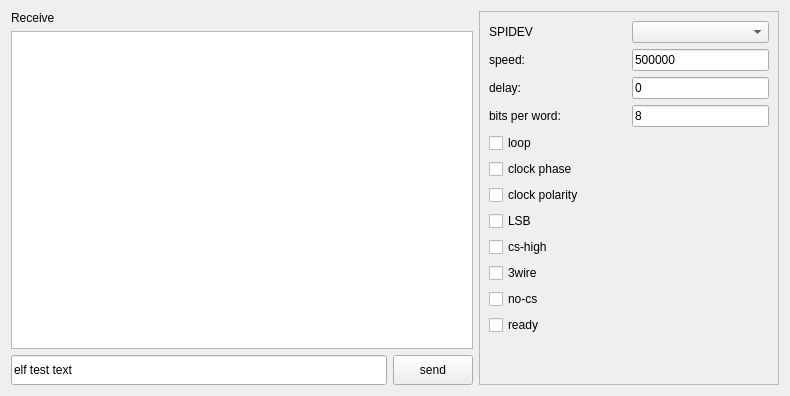
<?xml version="1.0" encoding="UTF-8"?>
<ui version="4.0">
 <class>SpiWidget</class>
 <widget class="QWidget" name="SpiWidget">
  <property name="geometry">
   <rect>
    <x>0</x>
    <y>0</y>
    <width>790</width>
    <height>396</height>
   </rect>
  </property>
  <property name="windowTitle">
   <string>Form</string>
  </property>
  <layout class="QHBoxLayout" name="horizontalLayout">
   <item>
    <layout class="QGridLayout" name="gridLayout">
     <item row="2" column="1">
      <widget class="QPushButton" name="sendBtn">
       <property name="sizePolicy">
        <sizepolicy hsizetype="Preferred" vsizetype="Preferred">
         <horstretch>0</horstretch>
         <verstretch>0</verstretch>
        </sizepolicy>
       </property>
       <property name="minimumSize">
        <size>
         <width>0</width>
         <height>30</height>
        </size>
       </property>
       <property name="text">
        <string>send</string>
       </property>
      </widget>
     </item>
     <item row="1" column="0" colspan="2">
      <widget class="QTextEdit" name="editrecv"/>
     </item>
     <item row="2" column="0">
      <widget class="QLineEdit" name="editsend">
       <property name="sizePolicy">
        <sizepolicy hsizetype="Expanding" vsizetype="Preferred">
         <horstretch>0</horstretch>
         <verstretch>0</verstretch>
        </sizepolicy>
       </property>
       <property name="text">
        <string>elf test text</string>
       </property>
      </widget>
     </item>
     <item row="0" column="0">
      <widget class="QLabel" name="receiveLbl">
       <property name="text">
        <string>Receive</string>
       </property>
      </widget>
     </item>
    </layout>
   </item>
   <item>
    <widget class="QFrame" name="frame">
     <property name="minimumSize">
      <size>
       <width>300</width>
       <height>0</height>
      </size>
     </property>
     <property name="maximumSize">
      <size>
       <width>300</width>
       <height>16777215</height>
      </size>
     </property>
     <property name="frameShape">
      <enum>QFrame::StyledPanel</enum>
     </property>
     <property name="frameShadow">
      <enum>QFrame::Raised</enum>
     </property>
     <layout class="QVBoxLayout" name="verticalLayout">
      <item>
       <layout class="QGridLayout" name="gridLayout_2">
        <item row="0" column="0">
         <widget class="QLabel" name="spedevLbl">
          <property name="sizePolicy">
           <sizepolicy hsizetype="Expanding" vsizetype="Expanding">
            <horstretch>0</horstretch>
            <verstretch>0</verstretch>
           </sizepolicy>
          </property>
          <property name="text">
           <string>SPIDEV</string>
          </property>
         </widget>
        </item>
        <item row="0" column="1">
         <widget class="QComboBox" name="spidevlists"/>
        </item>
        <item row="1" column="0">
         <widget class="QLabel" name="speedLbl">
          <property name="sizePolicy">
           <sizepolicy hsizetype="Expanding" vsizetype="Expanding">
            <horstretch>0</horstretch>
            <verstretch>0</verstretch>
           </sizepolicy>
          </property>
          <property name="text">
           <string>speed:</string>
          </property>
         </widget>
        </item>
        <item row="1" column="1">
         <widget class="QLineEdit" name="speed">
          <property name="sizePolicy">
           <sizepolicy hsizetype="Expanding" vsizetype="Fixed">
            <horstretch>0</horstretch>
            <verstretch>0</verstretch>
           </sizepolicy>
          </property>
          <property name="inputMethodHints">
           <set>Qt::ImhDigitsOnly</set>
          </property>
          <property name="text">
           <string>500000</string>
          </property>
         </widget>
        </item>
        <item row="2" column="0">
         <widget class="QLabel" name="delayLbl">
          <property name="sizePolicy">
           <sizepolicy hsizetype="Expanding" vsizetype="Expanding">
            <horstretch>0</horstretch>
            <verstretch>0</verstretch>
           </sizepolicy>
          </property>
          <property name="text">
           <string>delay:</string>
          </property>
         </widget>
        </item>
        <item row="2" column="1">
         <widget class="QLineEdit" name="delay">
          <property name="sizePolicy">
           <sizepolicy hsizetype="Expanding" vsizetype="Fixed">
            <horstretch>0</horstretch>
            <verstretch>0</verstretch>
           </sizepolicy>
          </property>
          <property name="inputMethodHints">
           <set>Qt::ImhDigitsOnly</set>
          </property>
          <property name="text">
           <string>0</string>
          </property>
         </widget>
        </item>
        <item row="3" column="0">
         <widget class="QLabel" name="bitsPerWordLbl">
          <property name="sizePolicy">
           <sizepolicy hsizetype="Expanding" vsizetype="Expanding">
            <horstretch>0</horstretch>
            <verstretch>0</verstretch>
           </sizepolicy>
          </property>
          <property name="text">
           <string>bits per word:</string>
          </property>
         </widget>
        </item>
        <item row="3" column="1">
         <widget class="QLineEdit" name="bits">
          <property name="sizePolicy">
           <sizepolicy hsizetype="Expanding" vsizetype="Fixed">
            <horstretch>0</horstretch>
            <verstretch>0</verstretch>
           </sizepolicy>
          </property>
          <property name="inputMethodHints">
           <set>Qt::ImhDigitsOnly</set>
          </property>
          <property name="text">
           <string>8</string>
          </property>
         </widget>
        </item>
        <item row="4" column="0">
         <widget class="QCheckBox" name="loop">
          <property name="sizePolicy">
           <sizepolicy hsizetype="Expanding" vsizetype="Expanding">
            <horstretch>0</horstretch>
            <verstretch>0</verstretch>
           </sizepolicy>
          </property>
          <property name="text">
           <string>loop</string>
          </property>
         </widget>
        </item>
        <item row="5" column="0" colspan="2">
         <widget class="QCheckBox" name="clockphase">
          <property name="sizePolicy">
           <sizepolicy hsizetype="Expanding" vsizetype="Expanding">
            <horstretch>0</horstretch>
            <verstretch>0</verstretch>
           </sizepolicy>
          </property>
          <property name="text">
           <string>clock phase</string>
          </property>
         </widget>
        </item>
        <item row="6" column="0" colspan="2">
         <widget class="QCheckBox" name="clockpolarity">
          <property name="sizePolicy">
           <sizepolicy hsizetype="Expanding" vsizetype="Expanding">
            <horstretch>0</horstretch>
            <verstretch>0</verstretch>
           </sizepolicy>
          </property>
          <property name="text">
           <string>clock polarity</string>
          </property>
         </widget>
        </item>
        <item row="7" column="0">
         <widget class="QCheckBox" name="lsb">
          <property name="sizePolicy">
           <sizepolicy hsizetype="Expanding" vsizetype="Expanding">
            <horstretch>0</horstretch>
            <verstretch>0</verstretch>
           </sizepolicy>
          </property>
          <property name="text">
           <string>LSB</string>
          </property>
         </widget>
        </item>
        <item row="8" column="0">
         <widget class="QCheckBox" name="cshigh">
          <property name="sizePolicy">
           <sizepolicy hsizetype="Expanding" vsizetype="Expanding">
            <horstretch>0</horstretch>
            <verstretch>0</verstretch>
           </sizepolicy>
          </property>
          <property name="text">
           <string>cs-high</string>
          </property>
         </widget>
        </item>
        <item row="9" column="0">
         <widget class="QCheckBox" name="wire">
          <property name="sizePolicy">
           <sizepolicy hsizetype="Expanding" vsizetype="Expanding">
            <horstretch>0</horstretch>
            <verstretch>0</verstretch>
           </sizepolicy>
          </property>
          <property name="text">
           <string>3wire</string>
          </property>
         </widget>
        </item>
        <item row="10" column="0">
         <widget class="QCheckBox" name="nocs">
          <property name="sizePolicy">
           <sizepolicy hsizetype="Expanding" vsizetype="Expanding">
            <horstretch>0</horstretch>
            <verstretch>0</verstretch>
           </sizepolicy>
          </property>
          <property name="text">
           <string>no-cs</string>
          </property>
         </widget>
        </item>
        <item row="11" column="0">
         <widget class="QCheckBox" name="ready">
          <property name="sizePolicy">
           <sizepolicy hsizetype="Expanding" vsizetype="Expanding">
            <horstretch>0</horstretch>
            <verstretch>0</verstretch>
           </sizepolicy>
          </property>
          <property name="text">
           <string>ready</string>
          </property>
         </widget>
        </item>
       </layout>
      </item>
      <item>
       <spacer name="verticalSpacer">
        <property name="orientation">
         <enum>Qt::Vertical</enum>
        </property>
        <property name="sizeHint" stdset="0">
         <size>
          <width>20</width>
          <height>40</height>
         </size>
        </property>
       </spacer>
      </item>
     </layout>
    </widget>
   </item>
  </layout>
 </widget>
 <resources/>
 <connections/>
</ui>
